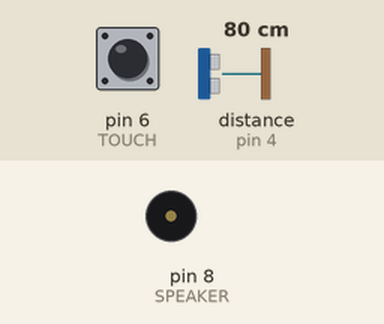
The sketch below on a simulated Arduino Uno, built with avr-gcc and run on an emulated ATmega328P. Parts: buzzer (waves = sounding). Inputs (shaded band) come from the test bench; at power-on: pin 6 (TOUCH) LOW, distance to the obstacle (sensor on pin 4) 80 cm. What the sketch prints to the serial monitor is not drawn.

Above: at 1.2 s.
1.3 s: pin 6 (TOUCH) pulled HIGH for 0.15 s
At 1.42 s:
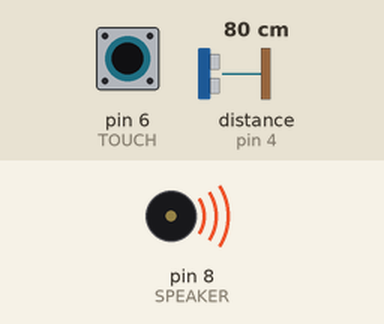
4.9 s: pin 6 (TOUCH) pulled HIGH for 3.2 s
At 9.2 s:
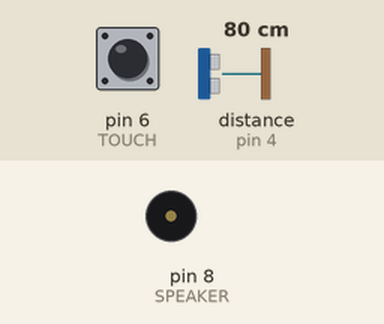
Timing chart, 0 to 10.7 s (numbered marks = the images above; inputs shaded):
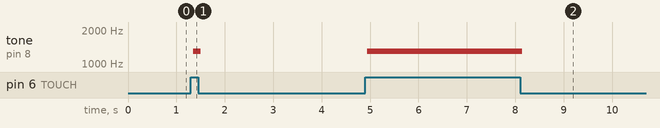

Measured:
- after the input at 1.3 s, tone on pin 8 (SPEAKER): silent → 1300 Hz after 0.05 s, → silent 0.16 s later
- after the input at 4.9 s, tone on pin 8 (SPEAKER): silent → 1300 Hz at once, → silent 3.2 s later

The sketch:

speakerTest.ino
```cpp
/*macro definition of Speaker pin*/
#define SPEAKER 8
#define TOUCH 6
#define ULTRA 4
#include "Ultrasonic.h"

//int BassTab[] = {1911,1702,1516,1431,1275,1136,1012};//bass 1~7
int BassTab[]  = {1911, 1702, 1516, 1431, 1275, 1136, 1012, 956, 851, 758, 715, 638, 568, 506, 478, 426, 379, 358, 319, 284, 253};
char NoteTab[] = {'B',  'C',  'D',  'E',  'F',  'G',  'A',  'B', 'C', 'D', 'E', 'F', 'G', 'A', 'B', 'C', 'D', 'E', 'F', 'G', 'A'};

Ultrasonic ultrasonic(ULTRA);

void setup()
{
    Serial.begin(115200);
    pinInit();
}
void loop()
{
  long RangeInCentimeters;
  RangeInCentimeters = ultrasonic.MeasureInCentimeters();
  delay(20);

int note = RangeInCentimeters / 5;

if (note > 20) {
  note = 20;
}

Serial.print("Note = ");
Serial.println(NoteTab[note]);
sound(note);

        /*sound bass 1~7*/
    for(int note_index=0;note_index<21;note_index++)
    {
        sound(note_index);
        //delay(500);
    }
}
void pinInit()
{
    pinMode(SPEAKER,OUTPUT);
    digitalWrite(SPEAKER,LOW);
    pinMode(TOUCH, INPUT);
}
void sound(uint8_t note_index)
{
    while(digitalRead(TOUCH))
    //for(int i=0;i<100;i++)
    {
        digitalWrite(SPEAKER,HIGH);
        delayMicroseconds(BassTab[note_index]);
        digitalWrite(SPEAKER,LOW);
        delayMicroseconds(BassTab[note_index]);
    }
}
```
